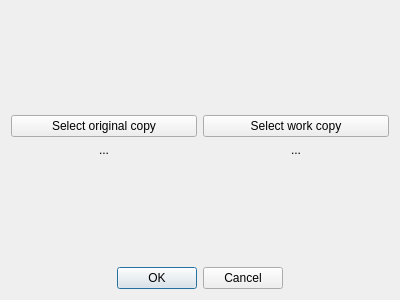
<?xml version="1.0" encoding="UTF-8"?>
<ui version="4.0">
 <class>DirectoryDialog</class>
 <widget class="QDialog" name="DirectoryDialog">
  <property name="geometry">
   <rect>
    <x>0</x>
    <y>0</y>
    <width>400</width>
    <height>300</height>
   </rect>
  </property>
  <property name="windowTitle">
   <string>Dialog</string>
  </property>
  <layout class="QVBoxLayout" name="verticalLayout_3">
   <item>
    <layout class="QHBoxLayout" name="horizontalLayout">
     <item>
      <layout class="QVBoxLayout" name="verticalLayout_4">
       <item>
        <spacer name="verticalSpacer">
         <property name="orientation">
          <enum>Qt::Orientation::Vertical</enum>
         </property>
         <property name="sizeHint" stdset="0">
          <size>
           <width>20</width>
           <height>40</height>
          </size>
         </property>
        </spacer>
       </item>
       <item>
        <widget class="QPushButton" name="origPushButton">
         <property name="text">
          <string>Select original copy</string>
         </property>
        </widget>
       </item>
       <item>
        <widget class="QLabel" name="origLabel">
         <property name="text">
          <string>...</string>
         </property>
         <property name="alignment">
          <set>Qt::AlignmentFlag::AlignCenter</set>
         </property>
        </widget>
       </item>
       <item>
        <spacer name="verticalSpacer_3">
         <property name="orientation">
          <enum>Qt::Orientation::Vertical</enum>
         </property>
         <property name="sizeHint" stdset="0">
          <size>
           <width>20</width>
           <height>40</height>
          </size>
         </property>
        </spacer>
       </item>
      </layout>
     </item>
     <item>
      <layout class="QVBoxLayout" name="verticalLayout_5">
       <item>
        <spacer name="verticalSpacer_2">
         <property name="orientation">
          <enum>Qt::Orientation::Vertical</enum>
         </property>
         <property name="sizeHint" stdset="0">
          <size>
           <width>20</width>
           <height>40</height>
          </size>
         </property>
        </spacer>
       </item>
       <item>
        <widget class="QPushButton" name="workPushButton">
         <property name="text">
          <string>Select work copy</string>
         </property>
        </widget>
       </item>
       <item>
        <widget class="QLabel" name="workLabel">
         <property name="text">
          <string>...</string>
         </property>
         <property name="alignment">
          <set>Qt::AlignmentFlag::AlignCenter</set>
         </property>
        </widget>
       </item>
       <item>
        <spacer name="verticalSpacer_4">
         <property name="orientation">
          <enum>Qt::Orientation::Vertical</enum>
         </property>
         <property name="sizeHint" stdset="0">
          <size>
           <width>20</width>
           <height>40</height>
          </size>
         </property>
        </spacer>
       </item>
      </layout>
     </item>
    </layout>
   </item>
   <item>
    <widget class="QDialogButtonBox" name="buttonBox">
     <property name="orientation">
      <enum>Qt::Orientation::Horizontal</enum>
     </property>
     <property name="standardButtons">
      <set>QDialogButtonBox::StandardButton::Cancel|QDialogButtonBox::StandardButton::Ok</set>
     </property>
     <property name="centerButtons">
      <bool>true</bool>
     </property>
    </widget>
   </item>
  </layout>
 </widget>
 <resources/>
 <connections>
  <connection>
   <sender>buttonBox</sender>
   <signal>accepted()</signal>
   <receiver>DirectoryDialog</receiver>
   <slot>accept()</slot>
   <hints>
    <hint type="sourcelabel">
     <x>248</x>
     <y>254</y>
    </hint>
    <hint type="destinationlabel">
     <x>157</x>
     <y>274</y>
    </hint>
   </hints>
  </connection>
  <connection>
   <sender>buttonBox</sender>
   <signal>rejected()</signal>
   <receiver>DirectoryDialog</receiver>
   <slot>reject()</slot>
   <hints>
    <hint type="sourcelabel">
     <x>316</x>
     <y>260</y>
    </hint>
    <hint type="destinationlabel">
     <x>286</x>
     <y>274</y>
    </hint>
   </hints>
  </connection>
 </connections>
</ui>
